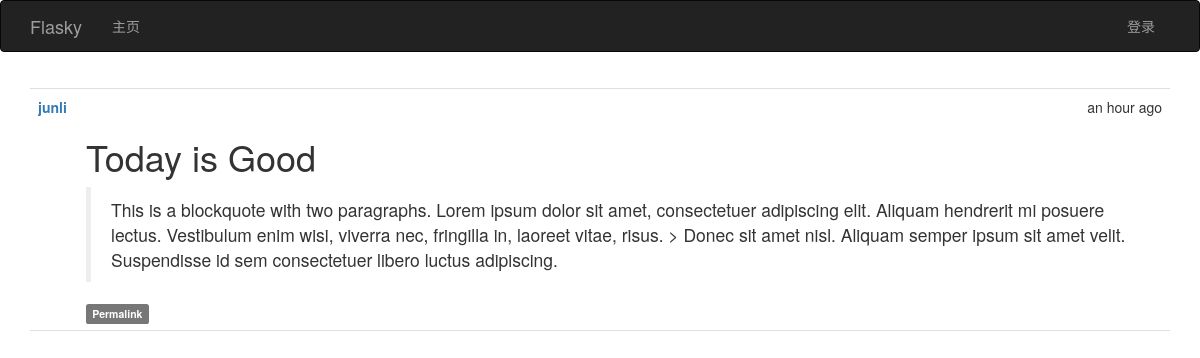
Before: /post/105 with the older database file.
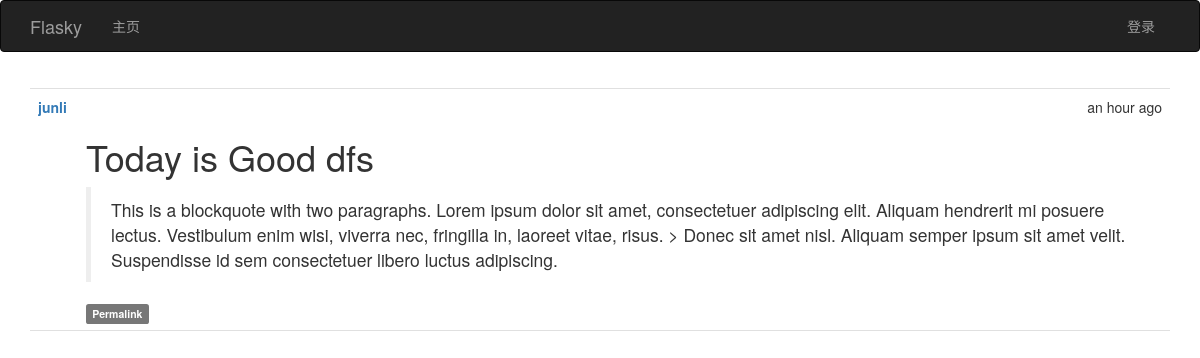
After: the same page with the newer database file.
### app/models.py (models this page shows, shortened)
class Post(db.Model):
    __tablename__ = 'posts'
    id = db.Column(db.Integer, primary_key=True)
    body = db.Column(db.Text)
    timestamp = db.Column(db.DateTime, index=True, default=datetime.utcnow)
    author_id = db.Column(db.Integer, db.ForeignKey('users.id'))
    body_html = db.Column(db.Text)

class User(UserMixin, db.Model):
    __tablename__ = 'users'
    id = db.Column(db.Integer, primary_key=True)
    username = db.Column(db.String(64), unique=True, index=True)
    email = db.Column(db.String(64), unique=True,index=True)
    role_id = db.Column(db.Integer, db.ForeignKey('roles.id'))
    password_hash = db.Column(db.String(128))
    confirmed = db.Column(db.Boolean, default= False)
    name = db.Column(db.String(64))
    location = db.Column(db.String(128))
    about_me = db.Column(db.Text())
    member_since = db.Column(db.DateTime(), default=datetime.utcnow)
    last_seen = db.Column(db.DateTime(), default=datetime.utcnow)
    posts = db.relationship('Post', backref='author', lazy='dynamic')
    @property
    def password(self):
        raise AttributeError('password is not a readable attribute')

### app/main/views.py (the view)
@main.route('/post/<int:id>')
def post(id):
    p = Post.query.get_or_404(id)
    return render_template('post.html', posts=[p])

### app/auth/views.py (called while the page is built)
@auth.before_app_request
def before_request():
    if current_user.is_authenticated:
        current_user.ping()
        if not current_user.confirmed and request.endpoint[:5] != 'auth.':
            return redirect(url_for('auth.unconfirmed'))

### app/main/__init__.py (called while the page is built)
@main.app_context_processor
def inject_permissions():
    return dict(Permission=Permission)

### app/models.py (called while the page is built)
    def is_administrator(self):
        return False

### app/templates/post.html (shortened to what this page needs)
{%  extends "base.html" %}
{%  import "bootstrap/wtf.html" as wtf %}
{%  import "_macros.html" as macros %}
{% block page_content %}
  {%  include '_posts.html' %}
{% endblock %}

### app/templates/_posts.html (shortened to what this page needs)
  <ul class="posts">
        {% for post in posts %}
            <li class="post">
                <div class="post-date">
                    {{ moment(post.timestamp).fromNow() }}
                </div>
                <div class="post-author">
                    <a href="{{ url_for('.user', username=post.author.username) }}">{{ post.author.username }}</a>
                </div>
                <div class="post-content">
                    {% if post.body_html %}
                        {{  post.body_html | safe }}
                    {% else %}
                        {{ post.body }}
                    {% endif %}
                    <div class="post-footer">
                        <a href="{{ url_for('.post', id=post.id) }}">
                            <span class="label label-default">Permalink</span>
                        </a>
                    </div>
                </div>
            </li>
        {% endfor %}
    </ul>

Changed rows visible on the page:
changed Post "an hour ago": body_html "Today is Good This is a blockquote…" → "Today is Good dfs This is a blockquote…"
